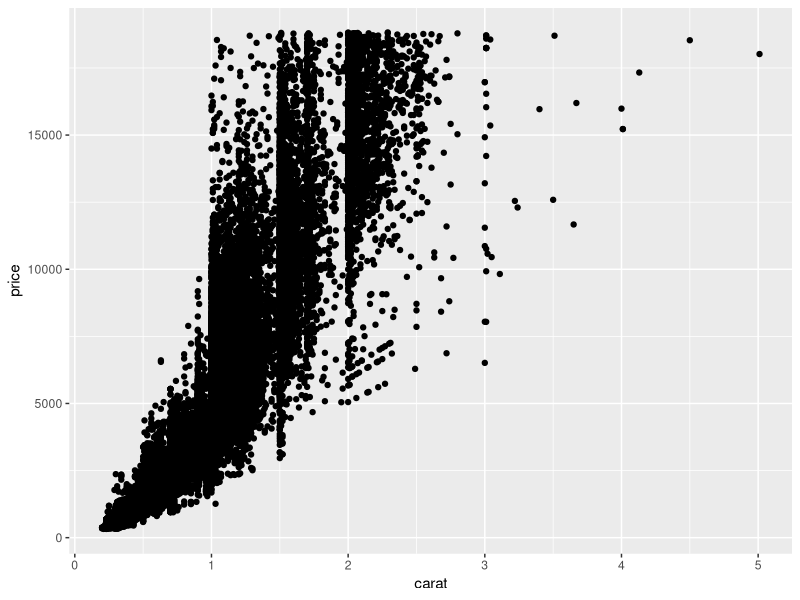
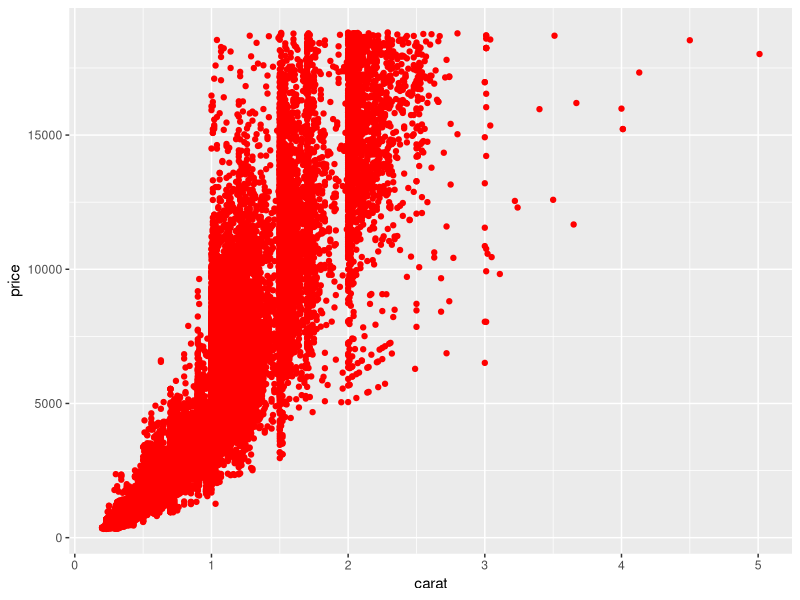
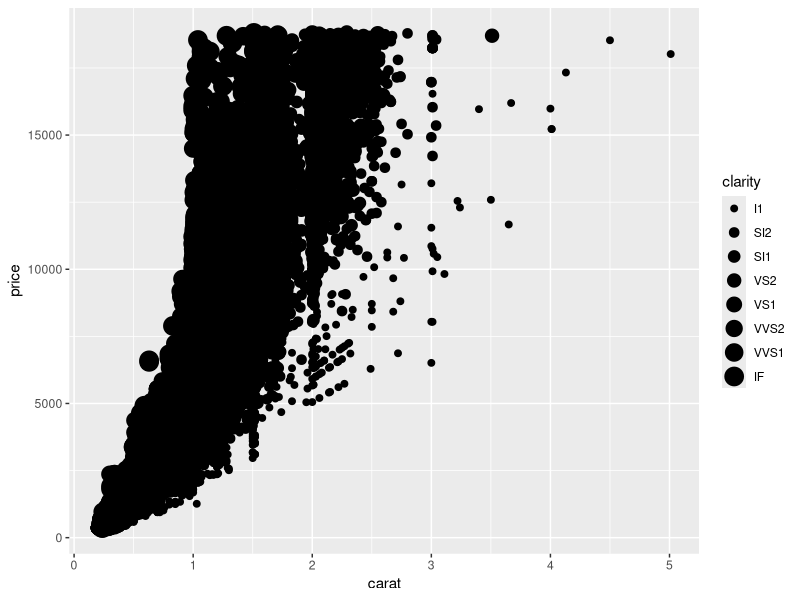
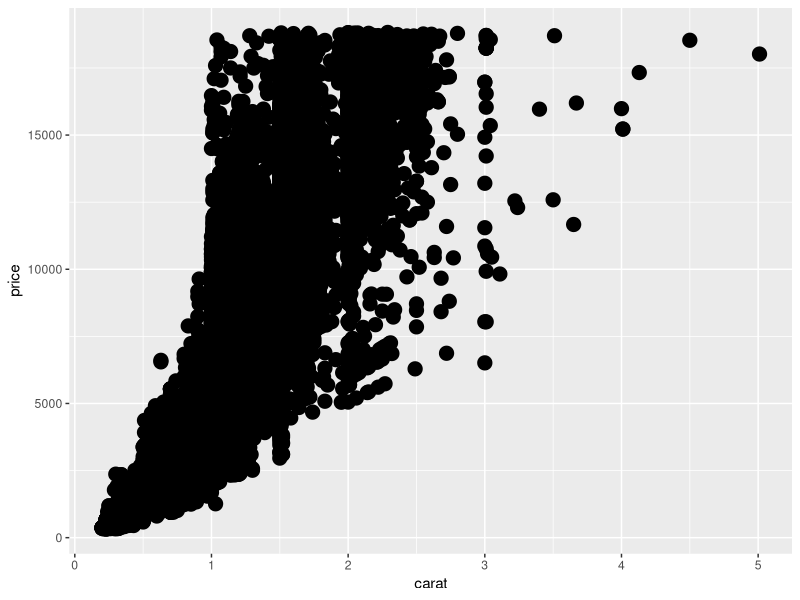
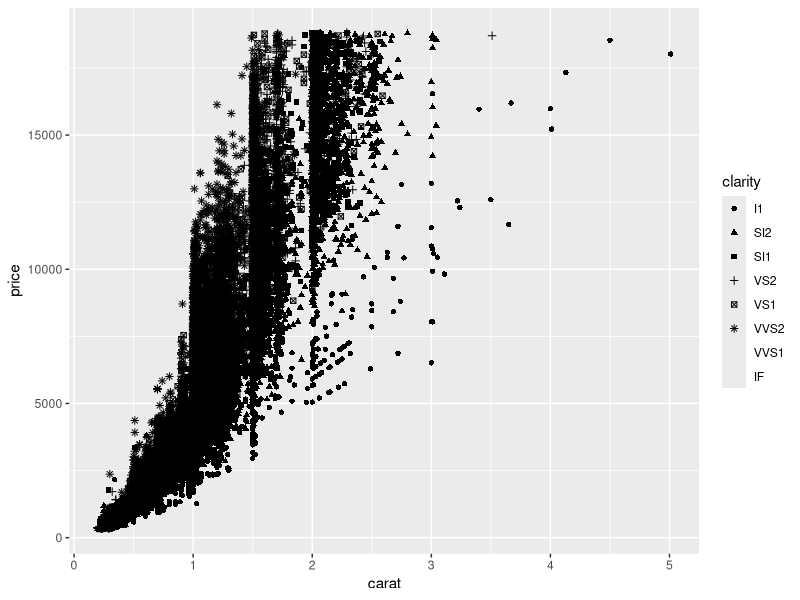
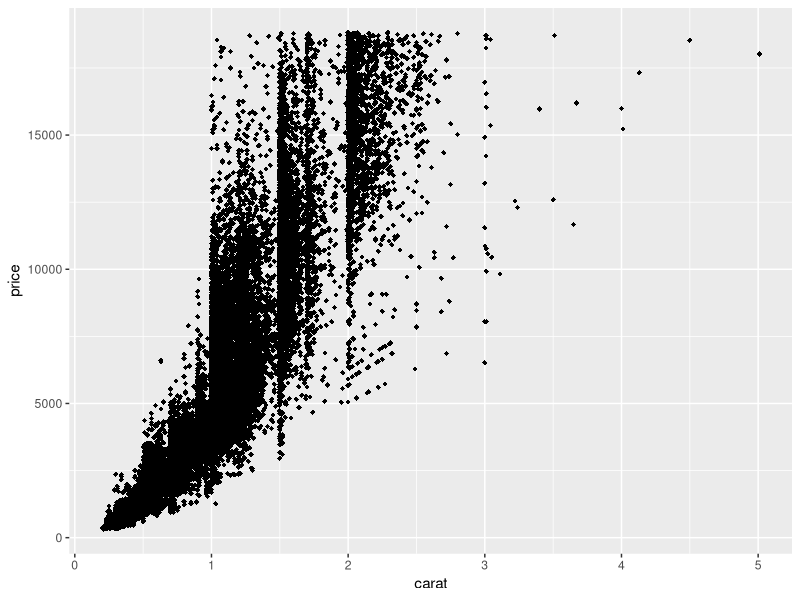
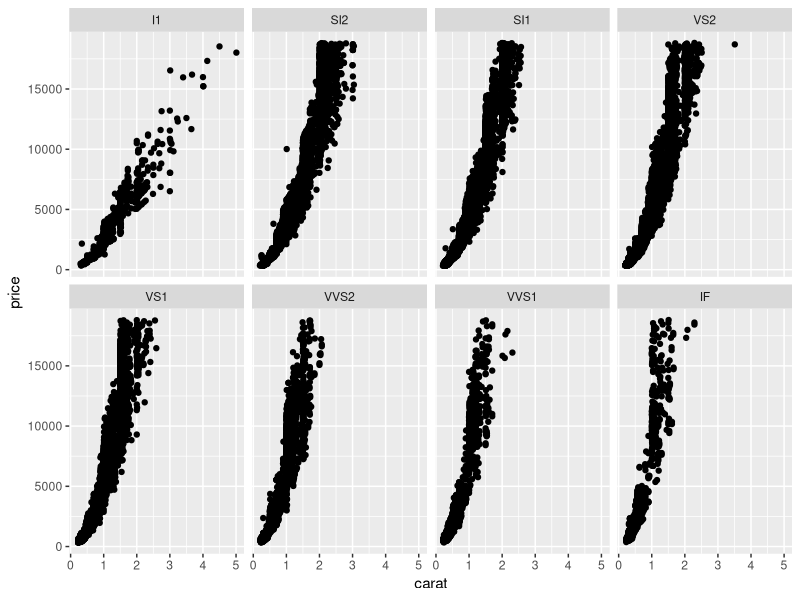
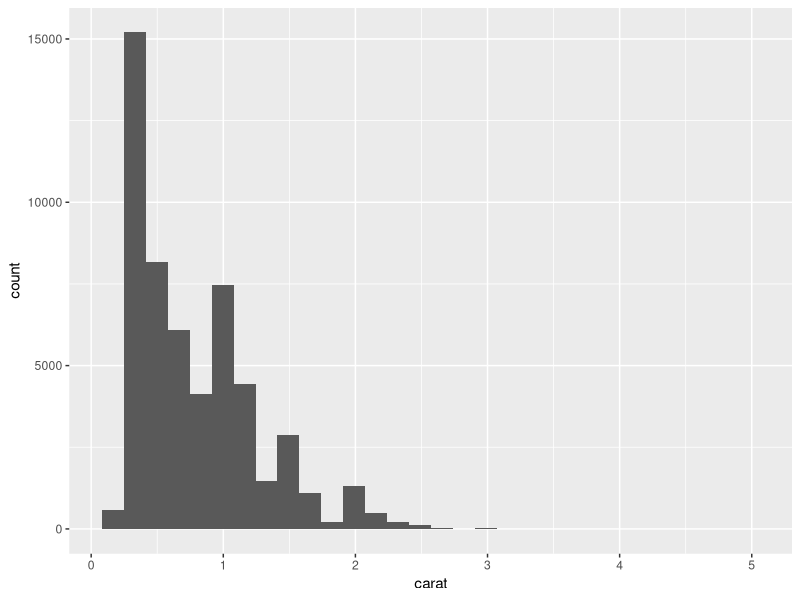

Recreate these plots in R, in order.
## ---- chunk 1
# load the tidyverse
library(tidyverse)
## ---- chunk 2
diamonds <- as_tibble(diamonds)
diamonds
## ---- chunk 3
# generate scatterplot with geom_point()
ggplot(data = diamonds) + 
  geom_point(mapping = aes(x = carat, y = price))
## ---- chunk 4
# manually control color point outside aes
ggplot(data = diamonds) + 
  geom_point(mapping = aes(x = carat, y = price), color = "red") 
## ---- chunk 5
# adjust point size within aes
ggplot(data = diamonds) + 
  geom_point(mapping = aes(x = carat, y = price, size = clarity))
## ---- chunk 6
# global control of point size
ggplot(data = diamonds) + 
  geom_point(mapping = aes(x = carat, y = price), size = 4.5)
## ---- chunk 7
# map clarity to point shape within aes 
ggplot(data = diamonds) + 
  geom_point(mapping = aes(x = carat, y = price, shape = clarity))
## ---- chunk 8
# global control of point shape outside aes
ggplot(data = diamonds) + 
  geom_point(mapping = aes(x = carat, y = price), shape = 18)
## ---- chunk 9
ggplot(data = diamonds) + 
  geom_point(mapping = aes(x = carat, y = price)) + 
  # facet by clarity
  facet_wrap(~clarity, nrow = 2)
## ---- chunk 10
# change geom_ to generate histogram
ggplot(data = diamonds) + 
  geom_histogram(mapping =  aes(carat))
## ---- chunk 11
# geom_bar for bar plots
ggplot(data = diamonds) + 
  geom_bar(mapping = aes(cut))
## ---- chunk 12
# geom_boxplot for boxplots
ggplot(data = diamonds) + 
  geom_boxplot(mapping = aes(x = color, y = price))
## ---- chunk 13
# fill globally changes bar color outside aes
ggplot(data = diamonds) + 
  geom_boxplot(mapping = aes(x = color, y = price), fill = "red")
## ---- chunk 14
# generate bar plot
ggplot(diamonds) + 
  geom_bar(aes(x = clarity))
## ---- chunk 15
# color changes outline of bar
ggplot(diamonds) + 
  geom_bar(aes(x = clarity, color = clarity))
## ---- chunk 16
# use fill to color bars
ggplot(diamonds) + 
  geom_bar(aes(x = clarity, fill = clarity))
## ---- chunk 17
# fill by separate variable (cut) = stacked bar chart
ggplot(diamonds) + 
  geom_bar(aes(x = clarity, fill = cut))
## ---- chunk 18
ggplot(diamonds) + 
  geom_bar(aes(x = clarity, fill = cut)) +
  # manually control colors used
  scale_fill_manual(values = c("red", "orange", "darkgreen", "dodgerblue", "purple4"))
## ---- chunk 19
ggplot(diamonds) + 
  # fill scales to 100%
  geom_bar(aes(x = clarity, fill = cut), position = "fill") +
  scale_fill_manual(values = c("red", "orange", "darkgreen", "dodgerblue", "purple4"))
## ---- chunk 20
ggplot(diamonds) + 
  geom_bar(aes(x = clarity, fill = cut), position = "fill") +
  scale_fill_manual(values = c("red", "orange", "darkgreen", "dodgerblue", "purple4")) +
  # add titles
  labs(title = "Clearer diamonds tend to be of higher quality cut",
       subtitle = "The majority of IF diamonds are an \"Ideal\" cut")
## ---- chunk 21
ggplot(diamonds) + 
  geom_bar(aes(x = clarity, fill = cut), position = "fill") +
  scale_fill_manual(values = c("red", "orange", "darkgreen", "dodgerblue", "purple4")) +
  labs(title = "Clearer diamonds tend to be of higher quality cut",
       subtitle = "The majority of IF diamonds are an \"Ideal\" cut") +
  # add y axis label explicitly
  ylab("proportion")
## ---- chunk 22
ggplot(diamonds) + 
  geom_bar(aes(x = clarity, fill = cut), position = "fill") +
  scale_fill_manual(values = c("red", "orange", "darkgreen", "dodgerblue", "purple4")) +
  labs(title = "Clearer diamonds tend to be of higher quality cut",
       subtitle = "The majority of IF diamonds are an \"Ideal\" cut") +
  ylab("proportion") +
  # change plot theme
  theme_classic()
## ---- chunk 23
ggplot(diamonds) + 
  geom_bar(aes(x = clarity, fill = cut), position = "fill") +
  scale_fill_manual(values = c("red", "orange", "darkgreen", "dodgerblue", "purple4")) +
  labs(title = "Clearer diamonds tend to be of higher quality cut",
       subtitle = "The majority of IF diamonds are an \"Ideal\" cut") +
  ylab("proportion") +
  theme_classic() +
  # control theme
  theme(title = element_text(size = 18), 
        axis.text = element_text(size =14),
        axis.title = element_text(size = 16),
        legend.text = element_text(size = 14))
## ---- chunk 24
ggplot(diamonds) + 
  geom_bar(aes(x = clarity, fill = cut), position = "fill") +
  scale_fill_manual(values = c("red", "orange", "darkgreen", "dodgerblue", "purple4")) +
  labs(title = "Clearer diamonds tend to be of higher quality cut",
       subtitle = "The majority of IF diamonds are an \"Ideal\" cut") +
  ylab("proportion") +
  theme_classic() +
  theme(title = element_text(size = 18), 
        axis.text = element_text(size = 14),
        axis.title = element_text(size = 16, face = "bold"),
        legend.text = element_text(size = 14),
        # additional control
        plot.subtitle = element_text(color = "gray30"))
## ---- chunk 25
ggplot(diamonds) + 
  geom_bar(aes(x = clarity, fill = cut), position = "fill") +
  scale_fill_manual(values = c("red", "orange", "darkgreen", "dodgerblue", "purple4")) +
  labs(title = "Clearer diamonds tend to be of higher quality cut",
       subtitle = "The majority of IF diamonds are an \"Ideal\" cut") +
  ylab("proportion") +
  theme_classic() +
  theme(title = element_text(size = 18), 
        axis.text = element_text(size = 14),
        axis.title = element_text(size = 16, face = "bold"),
        legend.text = element_text(size = 14),
        plot.subtitle = element_text(color = "gray30")) +
  # control legend
  guides(fill = guide_legend("cut quality")) 
## ---- chunk 26
ggplot(diamonds) + 
  geom_bar(aes(x = clarity)) +
  # control scale for continuous variable
  scale_y_continuous(breaks = seq(0, 17000, by = 1000))
## ---- chunk 27
ggplot(diamonds) + 
  geom_bar(aes(x = clarity)) +
  # control scale for discrete variable
  scale_x_discrete(limit = c("SI2", "SI1", "I1")) +
  scale_y_continuous(breaks = seq(0, 17000, by = 1000)) 
## ---- chunk 28
ggplot(diamonds) + 
  geom_bar(aes(x = clarity)) +
  scale_y_continuous(breaks = seq(0, 17000, by = 1000)) +
  scale_x_discrete(limit = c("SI2", "SI1", "I1")) +
  # flip coordinates
  coord_flip() +
  labs(title = "Clearer diamonds tend to be of higher quality cut",
       subtitle = "The majority of IF diamonds are an \"Ideal\" cut") +
  ylab("proportion") +
  theme_classic() +
  theme(title = element_text(size = 18), 
        axis.text = element_text(size = 14),
        axis.title = element_text(size = 16, face = "bold"),
        legend.text = element_text(size = 14),
        plot.subtitle = element_text(color = "gray30")) +
  guides(fill = guide_legend("cut quality")) 
## ---- chunk 29
p <- ggplot(diamonds) + 
  geom_bar(mapping = aes(x = clarity)) +
  scale_y_continuous(breaks = seq(0, 17000, by = 1000)) +
  scale_x_discrete(limit = c("SI2", "SI1", "I1")) +
  coord_flip() +
  labs(title = "Number of diamonds by diamond clarity",
       subtitle = "Subset of all diamonds, looking three levels of clarity") +
  theme_classic() +
  theme(title = element_text(size = 18), 
        axis.text = element_text(size = 14),
        axis.title = element_text(size = 16, face = "bold"),
        legend.text = element_text(size = 14),
        plot.subtitle = element_text(color = "gray30") ) 
## ---- chunk 30
ggplot(diamonds) + 
  geom_bar(aes(x = clarity)) +
  scale_y_continuous(breaks = seq(0, 17000, by = 1000)) +
  scale_x_discrete(limit = c("SI2", "SI1", "I1")) +
  coord_flip() +
  labs(title = "Number of diamonds by diamond clarity",
       subtitle = "Subset of all diamonds, looking three levels of clarity") +
  theme_classic() +
  theme(title = element_text(size = 18), 
        axis.text = element_text(size = 14),
        axis.title = element_text(size = 16, face = "bold"),
        legend.text = element_text(size = 14),
        plot.subtitle = element_text(color = "gray30")) +
  # add annotation
  annotate("text", label = "SI1 diamonds are among \n the most frequent clarity diamond", 
           y = 12800, x = 2.9, 
           vjust = "top", hjust = "right", 
           size = 6)
## ---- chunk 31
# get summary data for table in order
df <- diamonds %>% 
  group_by(cut) %>%
  dplyr::summarize(
    N = n(), 
    min = min(price), 
    avg = mean(price), 
    max = max(price)
  )
## ---- chunk 32
# look at data
df
## ---- chunk 33
#install.packages("knitr")
library(knitr)

kable(df)
## ---- chunk 34
#install.packages("kableExtra")
library(kableExtra)

# use kable_styling to control table appearance
kable(df, digits=0, "html") %>%
  kable_styling("striped", "bordered") %>% 
  add_header_above(c(" " = 2,  "price (USD)" = 3)) 
## ---- chunk 35
kable(df, digits=0, "html", caption="Table 1: Diamonds Price by Quality of Cut. Most Diamonds are of the highest quality cut and the most expensive diamonds are of the highest quality") %>%
  kable_styling("striped", "bordered") %>% 
  # add headers and footnote
  add_header_above(c(" " = 2,  "price (USD)" = 3)) %>% 
  footnote(general = "Diamonds dataset from ggplot2", general_title = "Source:", footnote_as_chunk = T)
